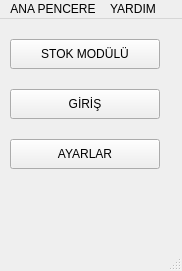
<?xml version="1.0" encoding="UTF-8"?>
<ui version="4.0">
 <class>MainWindow</class>
 <widget class="QMainWindow" name="MainWindow">
  <property name="geometry">
   <rect>
    <x>0</x>
    <y>0</y>
    <width>182</width>
    <height>271</height>
   </rect>
  </property>
  <property name="windowTitle">
   <string>MainWindow</string>
  </property>
  <widget class="QWidget" name="centralwidget">
   <widget class="QPushButton" name="pushButton">
    <property name="geometry">
     <rect>
      <x>10</x>
      <y>20</y>
      <width>150</width>
      <height>30</height>
     </rect>
    </property>
    <property name="text">
     <string>STOK MODÜLÜ</string>
    </property>
   </widget>
   <widget class="QPushButton" name="pushButton_2">
    <property name="geometry">
     <rect>
      <x>10</x>
      <y>70</y>
      <width>150</width>
      <height>30</height>
     </rect>
    </property>
    <property name="text">
     <string>GİRİŞ</string>
    </property>
   </widget>
   <widget class="QPushButton" name="pushButton_3">
    <property name="geometry">
     <rect>
      <x>10</x>
      <y>120</y>
      <width>150</width>
      <height>30</height>
     </rect>
    </property>
    <property name="text">
     <string>AYARLAR</string>
    </property>
   </widget>
  </widget>
  <widget class="QMenuBar" name="menubar">
   <property name="geometry">
    <rect>
     <x>0</x>
     <y>0</y>
     <width>182</width>
     <height>21</height>
    </rect>
   </property>
   <widget class="QMenu" name="menuANA_PENCERE">
    <property name="title">
     <string>ANA PENCERE</string>
    </property>
   </widget>
   <widget class="QMenu" name="menuYARDIM">
    <property name="title">
     <string>YARDIM</string>
    </property>
   </widget>
   <addaction name="menuANA_PENCERE"/>
   <addaction name="menuYARDIM"/>
  </widget>
  <widget class="QStatusBar" name="statusbar"/>
 </widget>
 <resources/>
 <connections/>
</ui>
